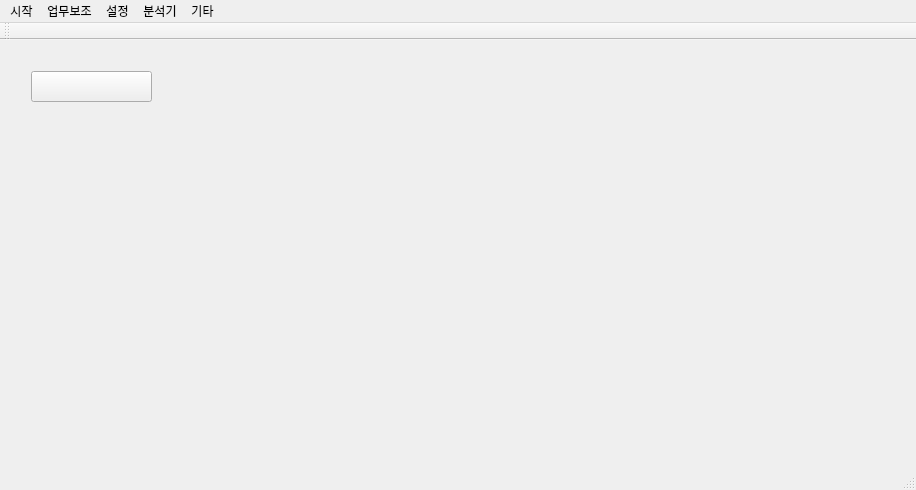
<?xml version="1.0" encoding="UTF-8"?>
<ui version="4.0">
 <class>MainWindow</class>
 <widget class="QMainWindow" name="MainWindow">
  <property name="geometry">
   <rect>
    <x>0</x>
    <y>0</y>
    <width>916</width>
    <height>490</height>
   </rect>
  </property>
  <property name="windowTitle">
   <string>MainWindow</string>
  </property>
  <property name="autoFillBackground">
   <bool>true</bool>
  </property>
  <property name="styleSheet">
   <string notr="true"/>
  </property>
  <widget class="QWidget" name="centralWidget">
   <layout class="QGridLayout" name="gridLayout">
    <item row="0" column="0">
     <widget class="QWidget" name="widget" native="true">
      <property name="autoFillBackground">
       <bool>false</bool>
      </property>
      <property name="styleSheet">
       <string notr="true">QWidget{
	border-image:url(:/img/img/slideshow_survey.jpg);

}</string>
      </property>
      <widget class="QPushButton" name="infrom_entet_btn">
       <property name="geometry">
        <rect>
         <x>20</x>
         <y>20</y>
         <width>121</width>
         <height>31</height>
        </rect>
       </property>
       <property name="autoFillBackground">
        <bool>false</bool>
       </property>
       <property name="styleSheet">
        <string notr="true">QPushButton{
     border-image : url(:/img/img/infrombutton_off.png);
 }
 QPushButton:pressed {
    border-image : url(:/img/img/infrombutton_on.png);
 }
 QPushButton:hover {
     border-image : url(:/img/img/infrombutton_on.png);
 }</string>
       </property>
       <property name="text">
        <string/>
       </property>
      </widget>
     </widget>
    </item>
   </layout>
  </widget>
  <widget class="QMenuBar" name="menuBar">
   <property name="geometry">
    <rect>
     <x>0</x>
     <y>0</y>
     <width>916</width>
     <height>21</height>
    </rect>
   </property>
   <widget class="QMenu" name="menu">
    <property name="title">
     <string>시작</string>
    </property>
    <addaction name="actionIDIX"/>
    <addaction name="actionEISystem"/>
    <addaction name="actionMessage"/>
   </widget>
   <widget class="QMenu" name="menu_2">
    <property name="title">
     <string>업무보조</string>
    </property>
    <addaction name="action_everyday_report"/>
   </widget>
   <widget class="QMenu" name="menu_3">
    <property name="title">
     <string>설정</string>
    </property>
    <addaction name="action_server_setting"/>
   </widget>
   <widget class="QMenu" name="menu_4">
    <property name="title">
     <string>기타</string>
    </property>
    <addaction name="actionV_1_1"/>
   </widget>
   <widget class="QMenu" name="menu_5">
    <property name="title">
     <string>분석기</string>
    </property>
    <widget class="QMenu" name="menuNikon">
     <property name="title">
      <string>Nikon </string>
     </property>
     <addaction name="action_nikon_err_log"/>
    </widget>
    <addaction name="action_etching_analysor"/>
    <addaction name="menuNikon"/>
   </widget>
   <addaction name="menu"/>
   <addaction name="menu_2"/>
   <addaction name="menu_3"/>
   <addaction name="menu_5"/>
   <addaction name="menu_4"/>
  </widget>
  <widget class="QToolBar" name="mainToolBar">
   <attribute name="toolBarArea">
    <enum>TopToolBarArea</enum>
   </attribute>
   <attribute name="toolBarBreak">
    <bool>false</bool>
   </attribute>
  </widget>
  <widget class="QStatusBar" name="statusBar"/>
  <action name="actionIDIX">
   <property name="text">
    <string>IDIX</string>
   </property>
  </action>
  <action name="action_everyday_report">
   <property name="text">
    <string>일일 업무 보고</string>
   </property>
  </action>
  <action name="actionEISystem">
   <property name="text">
    <string>EIS</string>
   </property>
  </action>
  <action name="actionMessage">
   <property name="text">
    <string>message</string>
   </property>
  </action>
  <action name="action_server_setting">
   <property name="text">
    <string>서버설정</string>
   </property>
  </action>
  <action name="actionV_1_1">
   <property name="text">
    <string>V 1.1</string>
   </property>
  </action>
  <action name="action_etching_analysor">
   <property name="text">
    <string>CVD</string>
   </property>
  </action>
  <action name="action_nikon_err_log">
   <property name="text">
    <string>에러분석기</string>
   </property>
  </action>
 </widget>
 <layoutdefault spacing="6" margin="11"/>
 <resources/>
 <connections/>
</ui>
